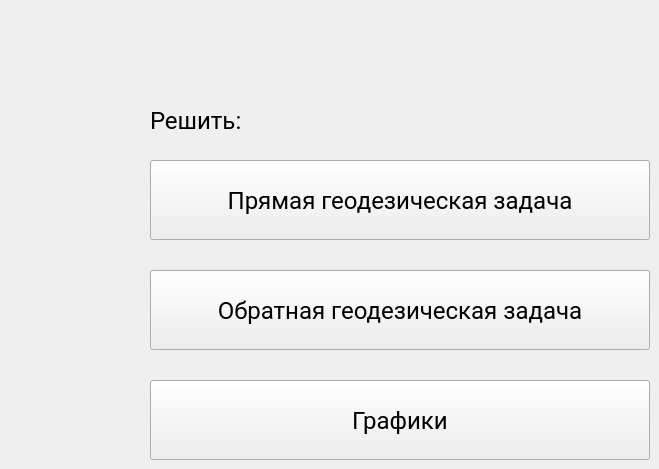
    <widget class="QWidget" name="main_page">
     <widget class="QPushButton" name="pushButton_directGD_main">
      <property name="geometry">
       <rect>
        <x>150</x>
        <y>160</y>
        <width>500</width>
        <height>80</height>
       </rect>
      </property>
      <property name="font">
       <font>
        <family>Roboto</family>
        <pointsize>18</pointsize>
       </font>
      </property>
      <property name="text">
       <string>Прямая геодезическая задача</string>
      </property>
     </widget>
     <widget class="QPushButton" name="pushButton_inverseGD_main">
      <property name="geometry">
       <rect>
        <x>150</x>
        <y>270</y>
        <width>500</width>
        <height>80</height>
       </rect>
      </property>
      <property name="font">
       <font>
        <family>Roboto</family>
        <pointsize>18</pointsize>
       </font>
      </property>
      <property name="text">
       <string>Обратная геодезическая задача</string>
      </property>
     </widget>
     <widget class="QLabel" name="label_main_solve">
      <property name="geometry">
       <rect>
        <x>150</x>
        <y>100</y>
        <width>130</width>
        <height>40</height>
       </rect>
      </property>
      <property name="font">
       <font>
        <family>Roboto</family>
        <pointsize>18</pointsize>
       </font>
      </property>
      <property name="text">
       <string>Решить:</string>
      </property>
     </widget>
     <widget class="QPushButton" name="pushButton_graph">
      <property name="geometry">
       <rect>
        <x>150</x>
        <y>380</y>
        <width>500</width>
        <height>80</height>
       </rect>
      </property>
      <property name="font">
       <font>
        <family>Roboto</family>
        <pointsize>18</pointsize>
       </font>
      </property>
      <property name="text">
       <string>Графики</string>
      </property>
     </widget>
    </widget>
